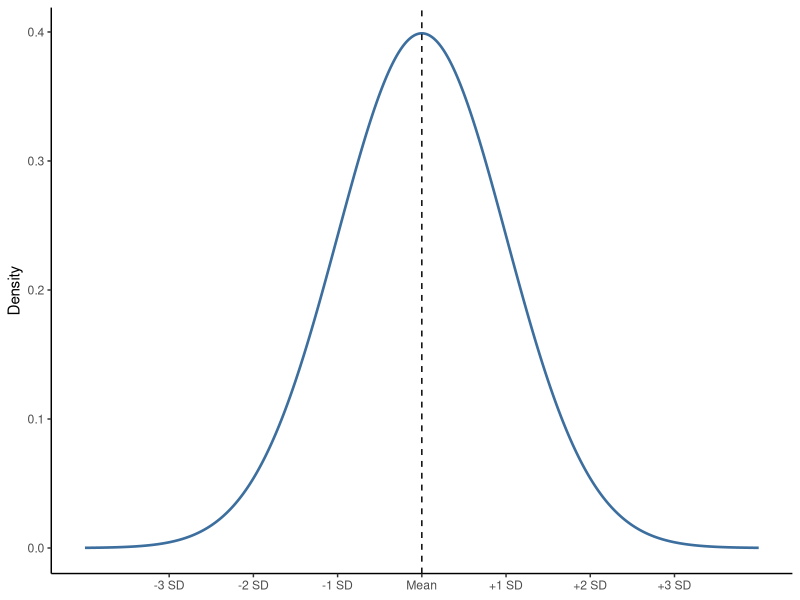

This figure's R source:
## ---- chunk 1
#| label: fig-normal-distribution
#| echo: false
#| warning: false
#| message: false
#| fig-cap: "A normal distribution is symmetric, with most values near the mean and fewer values in the tails."
#| fig-alt: "Bell-shaped curve centered at zero with markers from minus three through plus three standard deviations."
#| fig-height: 3
#| fig-width: 7

library(ggplot2)

normal_curve <- data.frame(z = seq(-4, 4, length.out = 1200))
normal_curve$density <- dnorm(normal_curve$z)

ggplot(normal_curve, aes(x = z, y = density)) +
  geom_line(linewidth = 0.9, color = "#3C6E9E") +
  geom_vline(xintercept = 0, linetype = "dashed") +
  scale_x_continuous(
    breaks = -3:3,
    labels = c("-3 SD", "-2 SD", "-1 SD", "Mean", "+1 SD", "+2 SD", "+3 SD")
  ) +
  labs(x = NULL, y = "Density") +
  theme_classic(base_size = 11)
